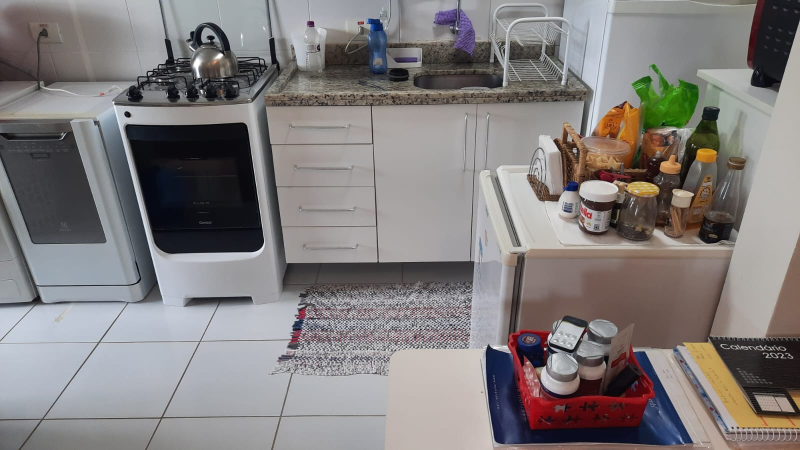
#> input picture imgs/sala_5.jpeg, 1600 x 900 px (shown at 1/2 size)
$ python depth_from_photos.py
#> lines starting #> are read from the running program, lines starting #| are printed output that depends on the picture; long printed decimals are rounded
#> further down, f0_bkp is the input picture: shape (900, 1600, 3); mean B, G, R 125.5, 125.7, 130.1
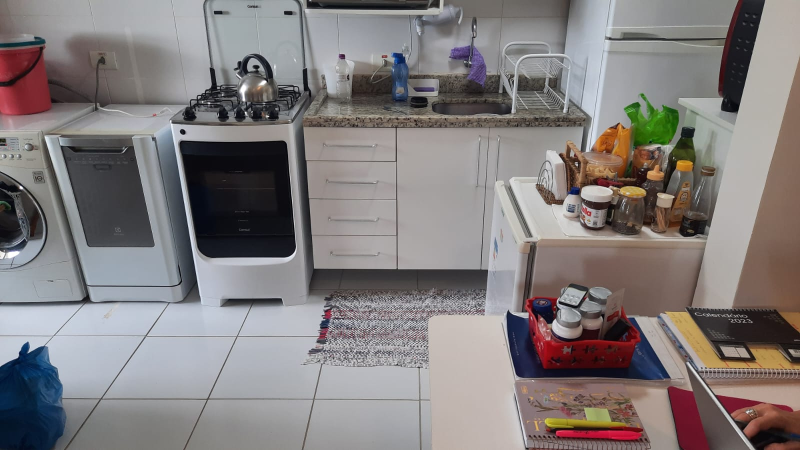
#> input picture imgs/sala_4.jpeg, 1600 x 900 px (shown at 1/2 size)
#> further down, f1_bkp is the input picture: shape (900, 1600, 3); mean B, G, R 124.9, 124.9, 130.5
#| (360, 640, 3) (360, 640, 3)
### src/proj_tools.py
#!/usr/bin/env python3
# -*- coding: utf-8 -*-
"""
Created on Tue Mar 21 06:50:41 2023

@author: fip
"""

import cv2
import numpy as np


def vecs2P(rvec, tvec):
    R, _ = cv2.Rodrigues(rvec)
    P = np.hstack((R, tvec.reshape(3, 1)))
    return P

# [40 lines left out: functions invRT, invP, invRvecTvec, composeRvecTvec, composeP, not called in this run]

def ptsToWld(u, v, z, A):
    fx, fy, cx, cy = A[0, 0], A[1, 1], A[0, 2], A[1, 2]
    x = (u-cx)*z/fx
    y = (v-cy)*z/fy
    return x, y

#P = P0
def projPts(X, Y, Z, P, A):
    W = np.vstack((X, Y, Z, np.ones(len(X))))
    W.shape
    nP = np.matmul(A, P)
    nP.shape
    uvw = np.matmul(nP, W)
    uvw = uvw/uvw[2, None]
    return uvw[0], uvw[1]

# [7 lines left out: function fastTri, not called in this run]

def reprErr(pts0, pts1):
    err = pts1-pts0
    err = err*err
    err = err[:, 0]+err[:, 1]
    return err**0.5

# [22 lines of commented-out code are left out]

### src/depth_from_photos.py
#!/usr/bin/env python3
# -*- coding: utf-8 -*-
"""
Created on Tue Mar 28 08:32:08 2023

@author: fip
"""

import cv2
import numpy as np
import matplotlib.pyplot as plt
import proj_tools as prt

plt.close('all')

A = np.array([[565.37877495,   0.        , 321.32942885],
              [  0.        , 565.48666909, 181.99343463],
              [  0.        ,   0.        ,   1.        ]])

distCoefs_97f = np.array([[ 2.22609859e-01, -1.59712209e+00, -1.58796203e-03, 6.81037555e-04,  4.74766986e+00]])

# Parameters for lucas kanade optical flow
lk_params = dict( winSize  = (25, 25),
                  maxLevel = 1,
                  criteria = (cv2.TERM_CRITERIA_EPS | cv2.TERM_CRITERIA_COUNT, 3, 0.05))

def getCorrespondences(g0, g1):

    # params for ShiTomasi corner detection
    feature_params = dict( maxCorners = 500,
                           qualityLevel = 0.1,
                           minDistance = 10,
                           blockSize = 7)

    p0 = cv2.goodFeaturesToTrack(g0, mask = None, **feature_params)
    p1, st, err = cv2.calcOpticalFlowPyrLK(g0, g1, p0, None, **lk_params)

    if p1 is None:
        print('track error')

    p1g = p1[st==1]
    p0g = p0[st==1]
    print('lens: ', len(p0), len(p0g))
    return p0g, p1g

def getCorrespondencesLowRes(g0, g1):

    # params for ShiTomasi corner detection
    feature_params = dict( maxCorners = 500,
                           qualityLevel = 0.1,
                           minDistance = 10,
                           blockSize = 7)

    p0 = cv2.goodFeaturesToTrack(g0, mask = None, **feature_params)
#> p0 = 220 rows, first 8: [102, 91], [175, 44], [164, 31], [248, 19], [392, 278], [440, 272], [464, 263], [102, 102]
    g0f, g1f = cv2.pyrDown(g0), cv2.pyrDown(g1)
    g0f, g1f = cv2.pyrDown(g0f), cv2.pyrDown(g1f)
#> g0f: shape (90, 160)
#> g1f: shape (90, 160)
    g0f , g1f = cv2.blur(g0f,(5, 5)), cv2.blur(g1f,(5, 5))

    p0f = p0/4
#> p0f = 220 rows, first 8: [25.5, 22.75], [43.75, 11], [41, 7.75], [62, 4.75], [98, 69.5], [110, 68], [116, 65.75], [25.5, 25.5]
    p1f, st, err = cv2.calcOpticalFlowPyrLK(g0f, g1f, p0f, None, **lk_params)
#> p1f = 220 rows, first 8: [36.39, 26.25], [52.46, 15.95], [49.91, 12.88], [67.96, 10.45], [103.1, 69.13], [112.9, 69.46], [117.1, 65.41], [36.35, 28.94]; st = 220 values, max 1 at index 0, min 0 at index 211, mean 0.995; err = 220 values, max 58.78 at index 209, min 4.57e-41 at index 211, mean 13.44

    if p1f is None:
        print('track error')

    p1g = p1f[st==1]
#> p1g = 219 pairs, first value 13.13 to 153.4, second value 8.32 to 85.94
    p0g = p0f[st==1]
#> p0g = 219 pairs, first value 6.5 to 158.5, second value 2 to 88.25
    p0g, p1g = p0g*4, p1g*4
#> p0g = 219 pairs, first value 26 to 634, second value 8 to 353; p1g = 219 pairs, first value 52.54 to 613.6, second value 33.26 to 343.8
    print('lens: ', len(p0f), len(p0g))
#| lens:  220 219

    if 0:
        c0f = cv2.cvtColor(g0, cv2.COLOR_GRAY2BGR)
        c1f = cv2.cvtColor(g1, cv2.COLOR_GRAY2BGR)
        # draw the tracks
        for (pa, pb) in zip(p0g, p1g):
            a, b = int(pa[0]), int(pa[1])
            c, d = int(pb[0]), int(pb[1])
            cv2.line(c1f, (a, b), (c, d), (255,0,0), 1)
            cv2.circle(c0f, (a, b), 3, (0,255,0), 1)
            cv2.circle(c1f, (c,d), 3, (0,255,0), 1)
        plt.figure(40); plt.imshow(c0f)
        plt.figure(41); plt.imshow(c1f)

    if 1:
        lk_params_2 = dict( winSize  = (7, 7),
                          maxLevel = 0,
                          criteria = (cv2.TERM_CRITERIA_EPS | cv2.TERM_CRITERIA_COUNT, 10, 0.02))

        p1f, st, err = cv2.calcOpticalFlowPyrLK(g0, g1, p0g, p1g, flags=cv2.OPTFLOW_USE_INITIAL_FLOW, **lk_params_2)
#> p1f = 219 pairs, first value 51.28 to 625.2, second value 37.5 to 345.9; st = 219 values from 1 to 1; err = 219 values, max 97.84 at index 180, min 4.32 at index 215, mean 26.54
        p1f.shape, st.shape, p0g.shape
        p1g = p1f[st[:, 0]==1]
#> p1g has the same summary as p1f
        p0g = p0g[st[:, 0]==1]
        print('lens: ', len(p1f), len(p1g))
#| lens:  219 219

        if 1:
            c0f = cv2.cvtColor(g0, cv2.COLOR_GRAY2BGR)
            c1f = cv2.cvtColor(g1, cv2.COLOR_GRAY2BGR)
            # draw the tracks
            for (pa, pb) in zip(p0g, p1g):
                a, b = int(pa[0]), int(pa[1])
                c, d = int(pb[0]), int(pb[1])
                cv2.line(c1f, (a, b), (c, d), (255,0,0), 1)
                cv2.circle(c0f, (a, b), 3, (0,255,0), 1)
                cv2.circle(c1f, (c,d), 3, (0,255,0), 1)
#> this loop made 219 passes
#> (pb, a, b, c, d) on passes 1 to 3: ([146.2, 104.9], 102, 91, 146, 104), ([209.7, 65.5], 175, 44, 209, 65), ([200.8, 54.23], 164, 31, 200, 54)
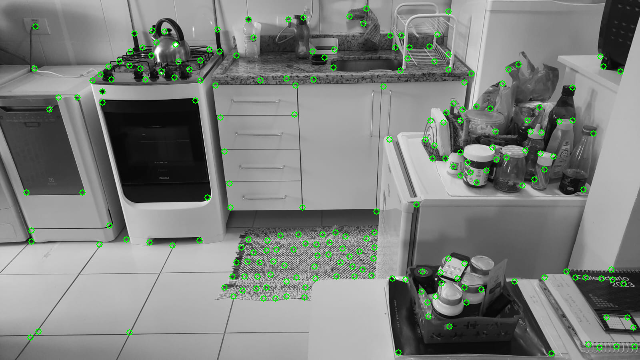
#> c0f: shape (360, 640, 3); mean B, G, R 125.3, 129.2, 125.3
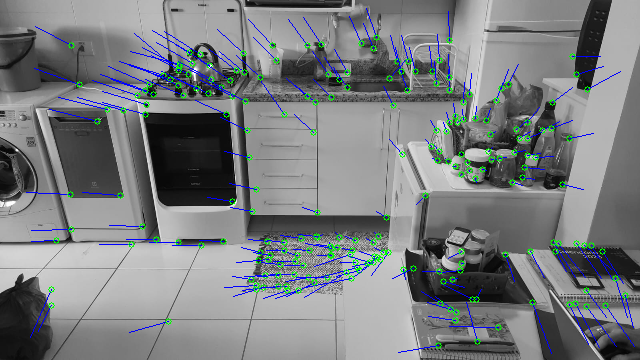
#> c1f: shape (360, 640, 3); mean B, G, R 127.7, 125.9, 122.2
            plt.figure(50); plt.imshow(c0f)
            plt.figure(51); plt.imshow(c1f)

    return p0g, p1g

def getCorrFast(g0, g1):
    # Initiate FAST object with default values
    fast = cv2.FastFeatureDetector_create()
    # find and draw the keypoints
    kp = fast.detect(g0, None)
    len(kp)
    if 0:
        img2 = cv2.drawKeypoints(g0, kp, None, color=(255,0,0))
        plt.figure(30); plt.imshow(img2)
    dir(kp[0])
    kp[0].pt
    p0 = np.array([kp[i].pt for i in range(len(kp ))], dtype=np.float32)
    p0.shape, p0.dtype

    p1, st, err = cv2.calcOpticalFlowPyrLK(g0, g1, p0, None, **lk_params)
    p1.shape, p1.dtype, st.shape


    p1g = p1[st[:, 0]==1]
    p0g = p0[st[:, 0]==1]
    print('lens: ', len(p0), len(p0g))
    return p0g, p1g


f0_bkp = cv2.imread("../imgs/sala_5.jpeg")
f1_bkp = cv2.imread("../imgs/sala_4.jpeg")
f0_bkp = cv2.resize(f0_bkp, (640, 360))
f1_bkp = cv2.resize(f1_bkp, (640, 360))
print(f0_bkp.shape, f1_bkp.shape)

plt.close('all')
plt.figure(1)
plt.subplot(121)
plt.imshow(f0_bkp)
plt.subplot(122)
plt.imshow(f1_bkp)


g0 = cv2.cvtColor(f0_bkp, cv2.COLOR_BGR2GRAY)
g1 = cv2.cvtColor(f1_bkp, cv2.COLOR_BGR2GRAY)

if 0:
    clahe = cv2.createCLAHE(clipLimit=2.0, tileGridSize=(8,8))
    g0 = clahe.apply(g0)
    g1 = clahe.apply(g1)

#p0g, p1g = getCorrespondences(g0, g1)
#p0g, p1g = getCorrFast(g0, g1)
p0g, p1g = getCorrespondencesLowRes(g0, g1)
#> p1g has the same summary as p1f in getCorrespondencesLowRes

c0 = cv2.cvtColor(g0, cv2.COLOR_GRAY2BGR)
c1 = cv2.cvtColor(g1, cv2.COLOR_GRAY2BGR)
# draw the tracks
for (new, old) in zip(p0g, p1g):
    a, b = new.ravel()
    c, d = old.ravel()
    cv2.line(c1, (int(a), int(b)), (int(c), int(d)), (255,0,0), 1)
    cv2.circle(c1, (int(c), int(d)), 5, (0,255,0), 2)
    cv2.circle(c0, (int(a), int(b)), 5, (0,255,0), 2)
#> this loop made 219 passes
#> (a, b, c, d) on passes 1 to 3: (102, 91, 146.2, 104.9), (175, 44, 209.7, 65.5), (164, 31, 200.8, 54.23)
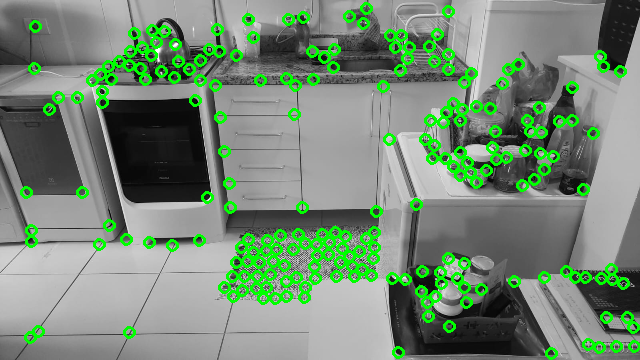
#> c0: shape (360, 640, 3); mean B, G, R 117.2, 138.3, 117.2
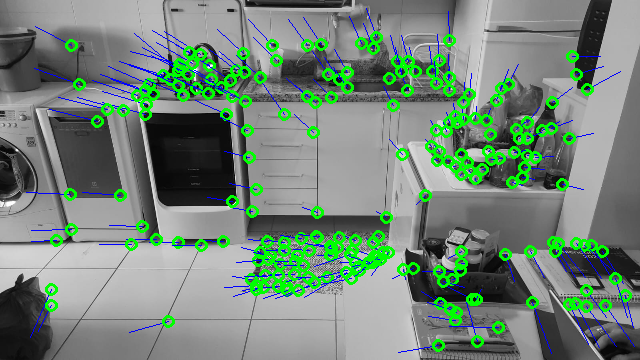
#> c1: shape (360, 640, 3); mean B, G, R 120.1, 134.5, 115.3
plt.figure(10); plt.imshow(c1)
plt.figure(9); plt.imshow(c0)

# set a constant depth
Z = np.ones(len(p0g))*400
#> Z = 219 values from 400 to 400
X, Y = prt.ptsToWld(p0g[:, 0], p0g[:, 1], Z, A)
#> in ptsToWld, `x = (u-cx)*z/fx`: x = 219 values, max 221.2 at index 64, min -208.9 at index 190, mean 17.22
#> in ptsToWld, `y = (v-cy)*z/fy`: y = 219 values, max 121 at index 134, min -123.1 at index 183, mean -3.84
#> X has the same summary as x in ptsToWld; Y has the same summary as y in ptsToWld
wpts = np.vstack((X, Y, Z)).T
#> wpts = 219 rows, first 8: [-155.2, -64.36, 400], [-103.5, -97.61, 400], [-111.3, -106.8, 400], [-51.88, -115.3, 400], [50, 67.91, 400], [83.96, 63.67, 400], [100.9, 57.3, 400], [-155.2, -56.58, 400]
wpts = wpts.astype(np.float32)
wpts.shape, p1g.shape, wpts.dtype, p1g.dtype

# estimate cam pos
retv, rvec, tvec, inliers = cv2.solvePnPRansac(wpts, p1g, A, None)
#> retv = True; rvec = [-0.107, -0.00942, 0.00663]; tvec = [16.44, -37.68, 46.52]; inliers = 134 values from 0 to 218
print(retv, len(inliers))
#| True 134

# PROJECT AND PLOT POINTS
P_0_1 = prt.vecs2P(rvec, tvec)
#> in vecs2P, `R, _ = cv2.Rodrigues(rvec)`: R = [[1, -0.00611, -0.00976], [0.00712, 0.994, 0.107], [0.00905, -0.107, 0.994]]
#> in vecs2P, `P = np.hstack((R, tvec.reshape(3, 1)))`: P = [[1, -0.00611, -0.00976, 16.44], [0.00712, 0.994, 0.107, -37.68], [0.00905, -0.107, 0.994, 46.52]]
#> P_0_1 has the same summary as P in vecs2P
P = prt.vecs2P(np.zeros(3), np.zeros(3))
#> P = [[1, 0, 0, 0], [0, 1, 0, 0], [0, 0, 1, 0]]

projx, projy = prt.projPts(X, Y, Z, P_0_1, A)
#> in projPts, `nP = np.matmul(A, P)`: nP = [[568.2, -37.71, 314, 24241], [5.67, 542.9, 241.2, -12843.8], [0.00905, -0.107, 0.994, 46.52]]
#> projx = 219 values, max 625 at index 64, min 66.34 at index 187, mean 359.3; projy = 219 values, max 347.1 at index 134, min 37.16 at index 183, mean 185
p1r = np.vstack((projx, projy)).T
#> p1r = 219 pairs, first value 66.34 to 625, second value 37.16 to 347.1
err=prt.reprErr(p1g, p1r)
#> in reprErr, `err = pts1-pts0`: err = 219 pairs, first value -43.81 to 24.06, second value -42.36 to 45.05
#> in reprErr, `err = err*err`: err = 219 pairs, first value 4.17e-07 to 1919, second value 0.000174 to 2029.2
#> in reprErr, `err = err[:, 0]+err[:, 1]`: err = 219 values, max 2286.5 at index 134, min 0.0176 at index 197, mean 206.6
#> err = 219 values, max 47.82 at index 134, min 0.133 at index 197, mean 9.46
print("REP: ", np.median(err))
#| REP:  4.684

c1 = cv2.cvtColor(g1, cv2.COLOR_GRAY2BGR)
for i in range(len(p1g)):
    a, b = int(p1g[i, 0]), int(p1g[i, 1])
    c, d = int(projx[i]), int(projy[i])
    cv2.circle(c1, (a, b), 5, (0,255,0), 2)
    cv2.circle(c1, (c, d), 4, (0,0,255), 2)
#> this loop made 219 passes
#> (a, b, c, d) on passes 1 to 3: (146, 104, 142, 106), (209, 65, 208, 66), (200, 54, 199, 55)
#> c1: shape (360, 640, 3); mean B, G, R 113.3, 127.1, 128.3
plt.figure(11); plt.imshow(c1)

# TRIANGULATE
p0g_rs = p0g.reshape((-1, 1, 2))
p1g_rs = p1g.reshape((-1, 1, 2))
nP = np.matmul(A, P)
nP_0_1 = np.matmul(A, P_0_1)

points3d = cv2.triangulatePoints(nP, nP_0_1, p0g_rs, p1g_rs)
points3d.shape
p3 = points3d[:3] / points3d[3, None]

# REPROJECT TRIANGULATED POINTS
projx, projy = prt.projPts(p3[0, :], p3[1, :], p3[2, :], P_0_1, A)
p1r = np.vstack((projx, projy)).T
err = prt.reprErr(p1g, p1r)
print("REP: ", np.median(err))
#| REP:  0.9066

for i in range(len(p1g)):
    c, d = int(projx[i]), int(projy[i])
    cv2.circle(c1, (c, d), 4, (255,0,0), 2)
#> c1: shape (360, 640, 3); mean B, G, R 127.2, 119.6, 120.6
plt.figure(12); plt.imshow(c1)

for kk in range(4):
    # ESTIMATE CAM POS:
    thresh = np.median(err)
    p3f, p1gf = p3[:, err<thresh].copy(), p1g[err<thresh].copy()
    #p3f.shape, p3.shape
    #retv, rvec, tvec, inliers = cv2.solvePnPRansac(p3f.T, p1gf, A, None)
    retv, rvec, tvec = cv2.solvePnP(p3f.T, p1gf, A, None)
    P_0_1 = prt.vecs2P(rvec, tvec)
    nP_0_1 = np.matmul(A, P_0_1)

    # SHOW ERROR:
    projx, projy = prt.projPts(p3[0, :], p3[1, :], p3[2, :], P_0_1, A)
    p1r = np.vstack((projx, projy)).T
    print("REP PnP: ", np.median(prt.reprErr(p1g, p1r)))

    #TRIANGULATE
    points3d = cv2.triangulatePoints(nP, nP_0_1, p0g_rs, p1g_rs)
    p3 = points3d[:3] / points3d[3, None]

    # SHOW ERROR:
    projx, projy = prt.projPts(p3[0, :], p3[1, :], p3[2, :], P_0_1, A)
    p1r = np.vstack((projx, projy)).T
    err = prt.reprErr(p1g, p1r)
    print("REP Tri: ", np.median(err))
#> this loop made 4 passes
#| REP PnP:  0.8849
#| REP Tri:  0.8936
#| REP PnP:  0.8693
#| REP Tri:  0.8858
#| REP PnP:  0.8573
#| REP Tri:  0.8655
#| REP PnP:  0.8462
#| REP Tri:  0.8635

# plot depth
err = prt.reprErr(p1g, p1r)
plt.figure(19), plt.plot(err)

z = p3[2, :].copy()
plt.figure(20), plt.plot(z)
thr = np.median(z)
print('thr: ', thr)
#| thr:  390.316
z[z<thr*0.8] = thr*0.8
z[z>thr*1.2] = thr*1.2
z = (255*(z-z.min())/(z.max()-z.min()))
z = z.astype(np.uint8)
z = z.ravel()
z.shape, np.median(z)

c1 = cv2.cvtColor(g1, cv2.COLOR_GRAY2BGR)
for i in range(len(p0g)):
    if err[i]>np.median(err)*1.7:
        continue
    a, b = int(p0g[i, 0]), int(p0g[i, 1])
    c = int(z[i])
    cv2.circle(c1, (a, b), 5, (c,255-c,0), 2)
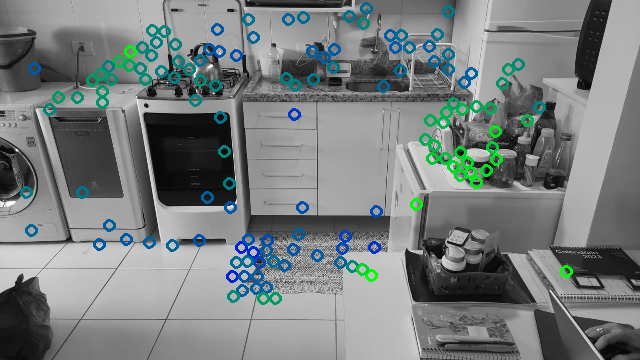
#> c1: shape (360, 640, 3); mean B, G, R 126.3, 126.4, 119.8
plt.figure(15); plt.imshow(c1)


if 0:
    P0, P1 = prt.vecs2P(rvec0, tvec0), prt.vecs2P(rvec1, tvec1)
    P_0_1 = prt.composeP(prt.invP(P0) , P1)
    P = prt.vecs2P(np.zeros(3), np.zeros(3))


    P0, P1 = prt.vecs2P(rvec0, tvec0), prt.vecs2P(rvec1, tvec1)
    P_0_1 = prt.composeP(prt.invP(P0) , P1)
    P = prt.vecs2P(np.zeros(3), np.zeros(3))

    u0, v0 = prt.projPts(X, Y, Z, P, A)
    u1, v1 = prt.projPts(X, Y, Z, P_0_1, A)

    uv0 = np.vstack((u0, v0)).T


    if 1:
        uv0_u = cv2.undistortPoints(uv0, A, distCoefs_97f)
        uv1f_u = cv2.undistortPoints(uv1f, A, distCoefs_97f)
        uv1a_u = cv2.undistortPoints(uv1a, A, distCoefs_97f)

        uv0_s = uv0.reshape((-1, 1, 2))
        uv1f_s = uv1f.reshape((-1, 1, 2))
        uv1a_s = uv1a.reshape((-1, 1, 2))

        nP = np.matmul(A, P)
        nP_0_1 = np.matmul(A, P_0_1)

        #points3d = cv2.triangulatePoints(nP, nP_0_1, uv0_s, uv1a_s)
        #points3d = cv2.triangulatePoints(nP_0_1, nP, uv1a_s, uv0_s)
        points3d = cv2.triangulatePoints(nP_0_1, nP, uv1f_s, uv0_s)
        #points3d[:, :5]

        #points3d = cv2.triangulatePoints(P, P_0_1, uv0_u, uv1f_u)
        #points3d = cv2.triangulatePoints(P0, P1, uv0_u, uv1f_u)
        p3 = points3d[:3] / points3d[3, None]
        #p3[:, :5]

        #recovered depth
        p3.shape
        rd = p3[2, :]
        print(rd.max(), rd.min(), np.median(rd))
        rd[rd>2*np.median(rd)] = 2*np.median(rd)
        rd[rd<500] = 500

        col = 255*(rd-rd.min())/(rd.max()-rd.min())
        col = col.astype(int)
        print(col.max(), col.min(), np.median(col))

        xy = uv0.astype(int)
        imgc = cv2.cvtColor(g0, cv2.COLOR_GRAY2RGB)
        for i, (u, v) in enumerate(xy):
            color_ = np.array([col[i], 255-col[i], 0], dtype=np.int32)
            #color_ = np.array([50, 205, 0], dtype=np.int32)
            color_ = (50, 205, 0)
            color_ = (col[i], 0, 0)
            color_ = ((np.asscalar(col[i])),np.asscalar(255-col[i]),0)#HERE
            #cv2.rectangle(imgc, (u-10, v-10), (u+10, v+10), (50, 205, 0))
            cv2.rectangle(imgc, (u-5, v-5), (u+5, v+5), color_)
            #cv2.circle(imgc, (u, v), 4, (col[i], 255-col[i], 0), 2)

        plt.figure(50); plt.imshow(imgc)

#> figure, not shown here; B, G, R data is drawn as R, G, B
#> figure, not shown here; curve peaks at x = 209, y = 22.17
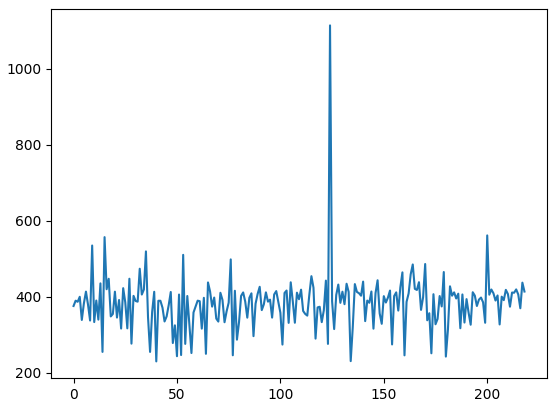
#> figure drawn by matplotlib, 1 panel; curve peaks at x = 124, y = 1114.2
